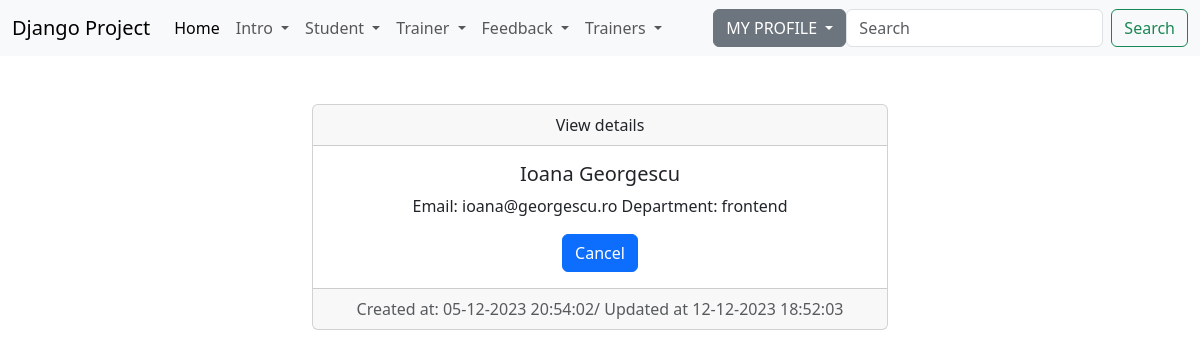
Screenshot of /details_trainer/1/ (signed in) with the database file from the repository.
### trainer/models.py (models this page shows)
class Trainer(models.Model):
    department_options = (
        ('backend', 'Backend'),
        ('frontend', 'Frontend'),
        ('network', 'Network')
    )
    first_name = models.CharField(max_length=20)
    last_name = models.CharField(max_length=20)
    course = models.CharField(max_length=40, blank=True) # blank=True face ca fieldul SA NU FIE OBLIGATORIU DE COMPLETAT
    email = models.EmailField(max_length=50)
    department = models.CharField(choices=department_options, max_length=100)
    active = models.BooleanField(default=True)
    profile = models.ImageField(upload_to='profile_trainers/', null=True, blank=True)
    created_at = models.DateTimeField(auto_now_add=True)
    updated_at = models.DateTimeField(auto_now=True)
    def __str__(self):
        return f'{self.first_name} {self.last_name}'

### trainer/views.py (the view)
# urls.py: path('details_trainer/<int:pk>/', views.TrainerDetailView.as_view(), name='details-trainer')
class TrainerDetailView(LoginRequiredMixin, PermissionRequiredMixin, DetailView):
    template_name = 'trainer/detail_trainer.html'
    model = Trainer
    permission_required = 'trainer.view_trainer'

### djangoProject/context_processors.py (called while the page is built)
def get_all_trainers(request):
    return {'trainers': Trainer.objects.all()}

### templates/trainer/detail_trainer.html (shortened to what this page needs)
{% extends 'base.html' %}
{% block content %}
    <div class="container-fluid">
        <div class="row">
            <div class="col-md-6 offset-md-3">
                <br><br>
                <div class="card text-center">
                    <div class="card-header">
                       View details
                    </div>
                    <div class="card-body">
                        <h5 class="card-title">{{ trainer.first_name }} {{ trainer.last_name }}</h5>
                        <p class="card-text">Email: {{ trainer.email }} Department: {{trainer.department }}</p>
                        <a href="{% url 'list-of-trainers' %}" class="btn btn-primary">Cancel</a>
                    </div>
                    <div class="card-footer text-body-secondary">
                      Created at: {{ trainer.created_at|date:"d-m-Y H:i:s" }}/ Updated at {{ trainer.updated_at|date:"d-m-Y H:i:s" }}
                    </div>
                </div>
            </div>
        </div>
    </div>
{% endblock %}

### rows the page displays
Trainer: first_name "Ioana", last_name "Georgescu", email "ioana@georgescu.ro", department "frontend", created_at "05-12-2023 20:54:02", updated_at "12-12-2023 18:52:03"
